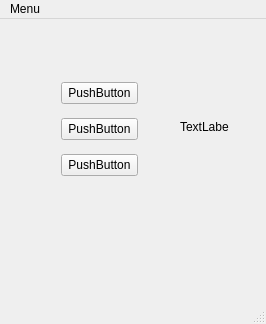
<?xml version="1.0" encoding="UTF-8"?>
<ui version="4.0">
 <class>MainWindow</class>
 <widget class="QMainWindow" name="MainWindow">
  <property name="geometry">
   <rect>
    <x>0</x>
    <y>0</y>
    <width>266</width>
    <height>324</height>
   </rect>
  </property>
  <property name="windowTitle">
   <string>MainWindow</string>
  </property>
  <widget class="QWidget" name="centralwidget">
   <widget class="QLabel" name="label">
    <property name="geometry">
     <rect>
      <x>180</x>
      <y>100</y>
      <width>49</width>
      <height>16</height>
     </rect>
    </property>
    <property name="text">
     <string>TextLabel</string>
    </property>
    <property name="buddy">
     <cstring>pushButton</cstring>
    </property>
   </widget>
   <widget class="QWidget" name="">
    <property name="geometry">
     <rect>
      <x>61</x>
      <y>61</y>
      <width>77</width>
      <height>98</height>
     </rect>
    </property>
    <layout class="QVBoxLayout" name="verticalLayout" stretch="0,0,0">
     <property name="spacing">
      <number>12</number>
     </property>
     <item>
      <widget class="QPushButton" name="pushButton">
       <property name="text">
        <string>PushButton</string>
       </property>
       <property name="checkable">
        <bool>false</bool>
       </property>
      </widget>
     </item>
     <item>
      <widget class="QPushButton" name="pushButton_2">
       <property name="text">
        <string>PushButton</string>
       </property>
       <property name="checkable">
        <bool>false</bool>
       </property>
      </widget>
     </item>
     <item>
      <widget class="QPushButton" name="pushButton_3">
       <property name="text">
        <string>PushButton</string>
       </property>
      </widget>
     </item>
    </layout>
   </widget>
  </widget>
  <widget class="QMenuBar" name="menubar">
   <property name="geometry">
    <rect>
     <x>0</x>
     <y>0</y>
     <width>266</width>
     <height>22</height>
    </rect>
   </property>
   <widget class="QMenu" name="menuMenu">
    <property name="title">
     <string>Menu</string>
    </property>
    <addaction name="separator"/>
   </widget>
   <addaction name="menuMenu"/>
  </widget>
  <widget class="QStatusBar" name="statusbar"/>
 </widget>
 <tabstops>
  <tabstop>pushButton</tabstop>
  <tabstop>pushButton_2</tabstop>
  <tabstop>pushButton_3</tabstop>
 </tabstops>
 <resources/>
 <connections>
  <connection>
   <sender>pushButton</sender>
   <signal>clicked()</signal>
   <receiver>label</receiver>
   <slot>clear()</slot>
   <hints>
    <hint type="sourcelabel">
     <x>126</x>
     <y>100</y>
    </hint>
    <hint type="destinationlabel">
     <x>207</x>
     <y>130</y>
    </hint>
   </hints>
  </connection>
 </connections>
</ui>
